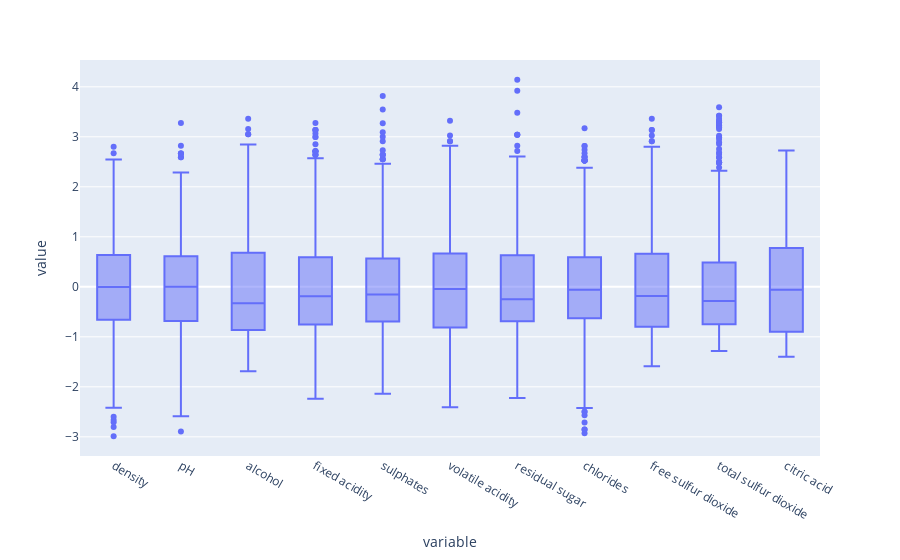

Here is the notebook cell this chart was saved with:
### Code cell
scaler = StandardScaler().fit(data_filtered[feature_columns])
standardized = pd.DataFrame(scaler.transform(data_filtered[feature_columns]), columns=feature_columns)

px.box(standardized)

### Figure 1 — Plotly figure (JSON) as saved in the notebook; plotly's stock layout.template omitted (floating-point values rounded to 4 significant figures; data arrays with more than 128 entries replaced by an {"elided": "..."} marker saying what was removed)
{"data": [{"alignmentgroup": "True", "hovertemplate": "variable=%{x}<br>value=%{y}<extra></extra>", "legendgroup": "", "marker": {"color": "#636efa"}, "name": "", "notched": false, "offsetgroup": "", "orientation": "v", "showlegend": false, "type": "box", "x": {"elided": "8206 str values"}, "x0": " ", "xaxis": "x", "y": {"elided": "8206 float values"}, "y0": " ", "yaxis": "y"}], "layout": {"boxmode": "group", "legend": {"tracegroupgap": 0}, "margin": {"t": 60}, "xaxis": {"anchor": "y", "domain": [0, 1], "title": {"text": "variable"}}, "yaxis": {"anchor": "x", "domain": [0, 1], "title": {"text": "value"}}}}
